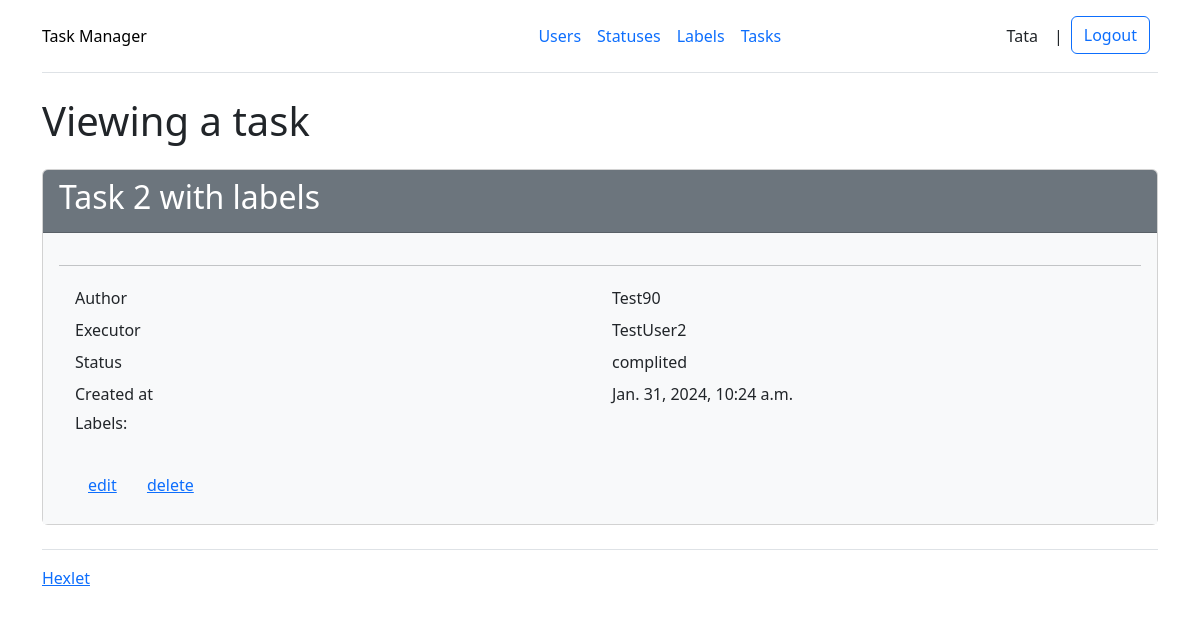
The app's page /tasks/12/ (signed in), older data.
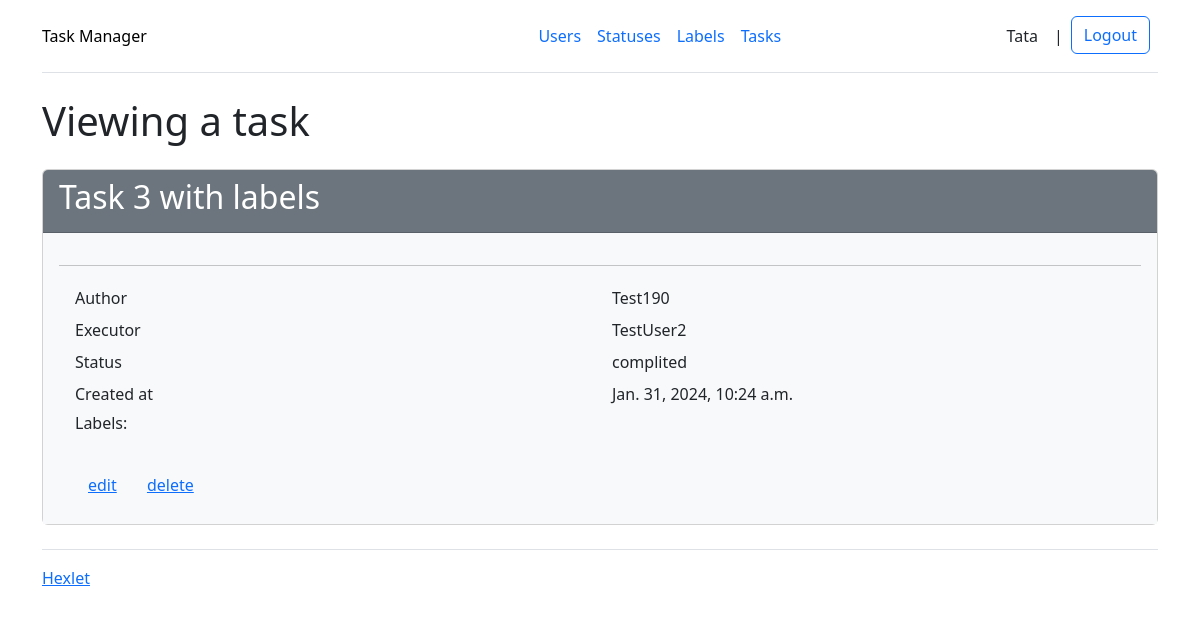
The same page, newer data.
### task_manager/task/models.py (models this page shows)
class Task(models.Model):
    name = models.CharField(max_length=100)
    description = models.TextField(max_length=500, blank=True)
    executor = models.ForeignKey(User, related_name='executor', on_delete=models.PROTECT, null=True)
    status = models.ForeignKey(Status, on_delete=models.PROTECT, null=True)
    author = models.ForeignKey(User, related_name='author', on_delete=models.PROTECT, null=True)
    labels = models.ManyToManyField(Label)
    created_at = models.DateTimeField(auto_now_add=True)
    updated_at = models.DateTimeField(auto_now=True)
    objects = models.Manager

### task_manager/status/models.py (models this page shows)
class Status(models.Model):
    name = models.CharField(max_length=100)
    created_at = models.DateTimeField(auto_now_add=True)
    updated_at = models.DateTimeField(auto_now=True)
    objects = models.Manager
    def __str__(self):
        return str(self.name)

### task_manager/task/views.py (the view)
# urls.py: path('<int:pk>/', views.TaskReadView.as_view(), name='tasks_read'),
class TaskReadView(LoginRequiredMixinWithMessage, DetailView):
    model = Task
    template_name = 'task/read.html'
    login_url = reverse_lazy('login_view')
    context_object_name = 'task'

### task_manager/permissions.py (called while the page is built)
    def dispatch(self, request, *args, **kwargs):
        if not request.user.is_authenticated:
            messages.add_message(request, messages.ERROR, self.login_required_message)
            return self.handle_no_permission()
        return super(LoginRequiredMixinWithMessage, self).dispatch(request, *args, **kwargs)

### task_manager/templates/task/read.html (shortened to what this page needs)
{% extends "base.html" %}
{% load i18n %}
{% block content %}
<h1 class="my-4">{% translate 'Viewing a task' %}</h1>
<div class="card">
    <div class="card-header bg-secondary text-white">
        <h2>{{ task.name }}</h2>
    </div>
    <div class="card-body bg-light">
        <hr>
        <div class="container">
            <div class="row p-1">
                <div class="col">{% translate 'Author' %}</div>
                <div class="col">{{ task.author }}</div>
            </div>
            <div class="row p-1">
                <div class="col">{% translate 'Executor' %}</div>
                <div class="col">{{ task.executor }}</div>
            </div>
            <div class="row p-1">
                <div class="col">{% translate 'Status' %}</div>
                <div class="col">{{ task.status }}</div>
            </div>
            <div class="row p-1">
                <div class="col">{% translate 'Created at' %}</div>
                <div class="col">{{ task.created_at }}</div>
            </div>
            <div class="row p-1">
                <div class="col"><h6>{% translate 'Labels:' %}</h6></div>
            </div>
            <div class="row p-1">
                <div class="col">
                    <a class="btn btn-link" href="{% url 'tasks_update' task.id %}">{% translate 'edit' %}</a>
                    <a class="btn btn-link" href="{% url 'tasks_delete' task.id %}">{% translate 'delete' %}</a>
                </div>
            </div>
        </div>
    </div>
</div>
{% endblock %}

Row changes from the older to the newer data that the page shows:
changed Task "TestUser2": name "Task 2 with labels" → "Task 3 with labels"; author "Test90" → "Test190"
